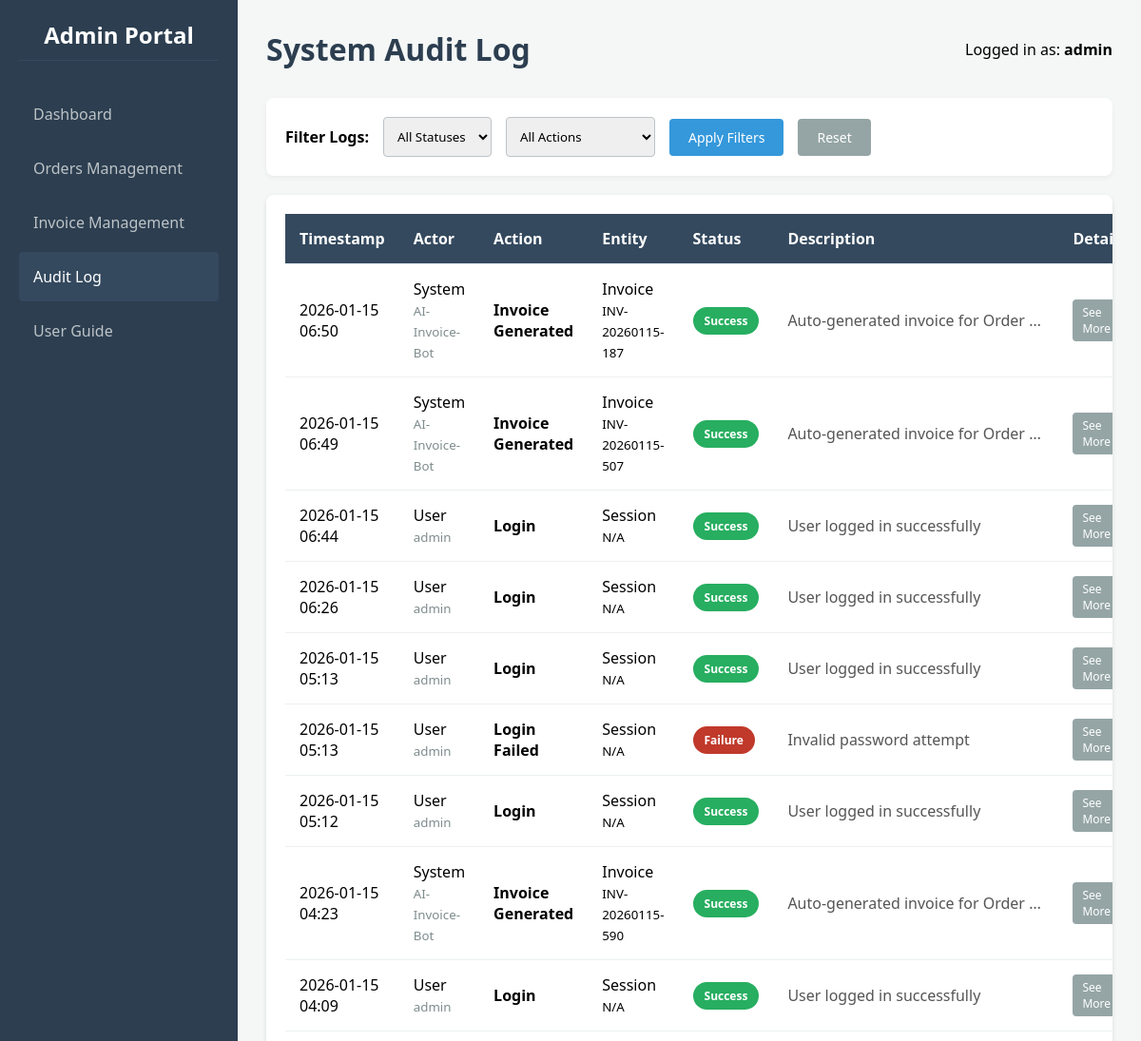
The page /audit (signed in, upper part) on the database as committed earlier.
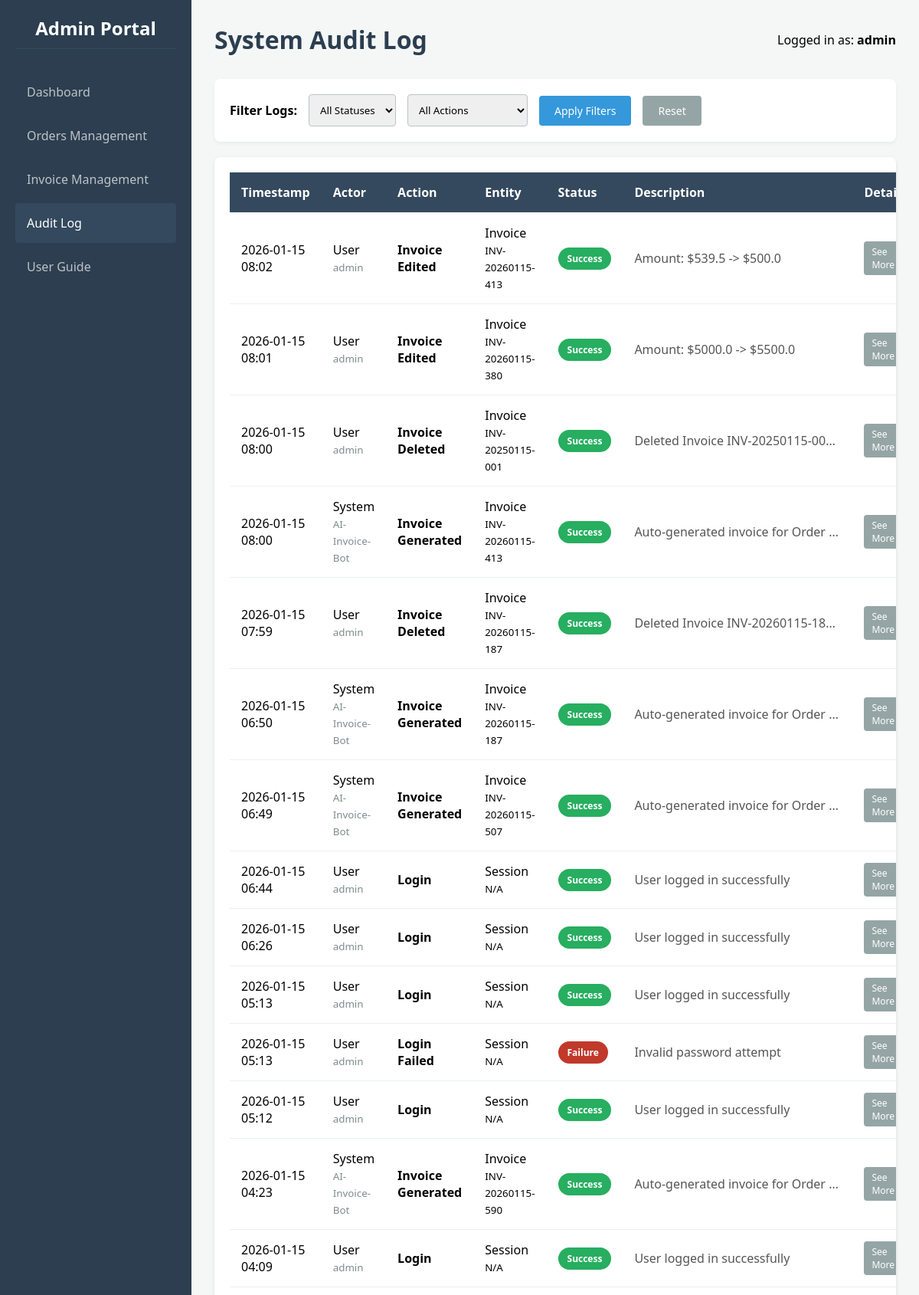
The same page on the database as committed later.
### app.py (models this page shows)
class AuditLog(db.Model):
    id = db.Column(db.Integer, primary_key=True)
    timestamp = db.Column(db.DateTime, default=datetime.utcnow)
    actor_type = db.Column(db.String(50), default='System')
    actor_id = db.Column(db.String(50))
    action = db.Column(db.String(100), nullable=False)
    entity_type = db.Column(db.String(50))
    entity_id = db.Column(db.String(50))
    status = db.Column(db.String(50))
    description = db.Column(db.String(255))

### app.py (the view)
@app.route('/audit')
def audit_log():
    if 'user_id' not in session: return redirect(url_for('login'))
    status_filter = request.args.get('status')
    action_filter = request.args.get('action')
    query = AuditLog.query
    if status_filter:
        query = query.filter_by(status=status_filter)
    if action_filter:
        query = query.filter_by(action=action_filter)
    logs = query.order_by(AuditLog.timestamp.desc()).all()
    return render_template('audit_log.html', logs=logs)

### templates/audit_log.html (shortened to what this page needs)
{% extends "base.html" %}
{% block header %}System Audit Log{% endblock %}
{% block content %}
    <div class="filter-bar">
        <form method="get" style="display: flex; gap: 15px; align-items: center; width: 100%;">
            <strong>Filter Logs:</strong>
            <select name="status">
                <option value="">All Statuses</option>
            </select>
            <select name="action">
                <option value="">All Actions</option>
            </select>
            <button type="submit" class="btn btn-primary">Apply Filters</button>
            <a href="{{ url_for('audit_log') }}" class="btn btn-secondary">Reset</a>
        </form>
    </div>
    <div class="table-container">
        <table>
            <thead>
                <tr>
                    <th>Timestamp</th>
                    <th>Actor</th>
                    <th>Action</th>
                    <th>Entity</th>
                    <th>Status</th>
                    <th>Description</th>
                    <th>Details</th>
                </tr>
            </thead>
            <tbody>
                {% for log in logs %}
                <tr>
                    <td>{{ log.timestamp.strftime('%Y-%m-%d %H:%M') }}</td>
                    <td>
                        {{ log.actor_type }}<br>
                        <small style="color: #7f8c8d;">{{ log.actor_id }}</small>
                    </td>
                    <td style="font-weight: bold;">{{ log.action }}</td>
                    <td>
                        {{ log.entity_type }}<br>
                        <small>{{ log.entity_id }}</small>
                    </td>
                    <td><span class="badge badge-{{ log.status }}">{{ log.status }}</span></td>
                    <td style="color: #555; max-width: 300px; white-space: nowrap; overflow: hidden; text-overflow: ellipsis;">
                        {{ log.description }}
                    </td>
                    <td>
                        <a href="{{ url_for('audit_details', log_id=log.id) }}" class="btn btn-secondary btn-sm">See More</a>
                    </td>
                </tr>
                {% endfor %}
            </tbody>
        </table>
    </div>
{% endblock %}

Rows that differ between the two databases and show on the page:
added AuditLog: timestamp "2026-01-15 08:02", actor_type "User", actor_id "admin", action "Invoice Edited", entity_type "Invoice", entity_id "INV-20260115-413", status "Success", description "Amount: $539.5 -> $500.0"
added AuditLog: timestamp "2026-01-15 08:01", actor_type "User", actor_id "admin", action "Invoice Edited", entity_type "Invoice", entity_id "INV-20260115-380", status "Success", description "Amount: $5000.0 -> $5500.0"
added AuditLog: timestamp "2026-01-15 08:00", actor_type "User", actor_id "admin", action "Invoice Deleted", entity_type "Invoice", entity_id "INV-20250115-001", status "Success", description "Deleted Invoice INV-20250115-00…"
added AuditLog: timestamp "2026-01-15 08:00", actor_type "System", actor_id "AI-Invoice-Bot", action "Invoice Generated", entity_type "Invoice", entity_id "INV-20260115-413", status "Success", description "Auto-generated invoice for Order…"
added AuditLog: timestamp "2026-01-15 07:59", actor_type "User", actor_id "admin", action "Invoice Deleted", entity_type "Invoice", entity_id "INV-20260115-187", status "Success", description "Deleted Invoice INV-20260115-18…"
